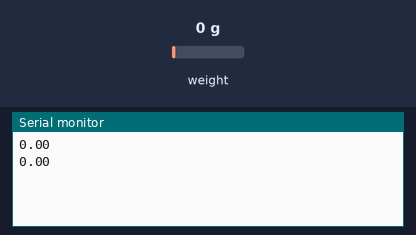
A sketch run on a simulated ESP32. On the bench: the last lines printed to the serial monitor. Inputs (shaded band) come from the test bench; at power-on: weight on the scale 0 g.

Above: at 3.0 s.
3.1 s: weight on the scale set to 100 g
At 4.1 s:
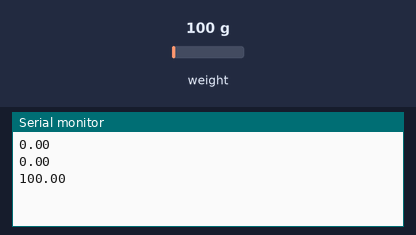
4.8 s: weight on the scale set to 1250 g
At 5.6 s:
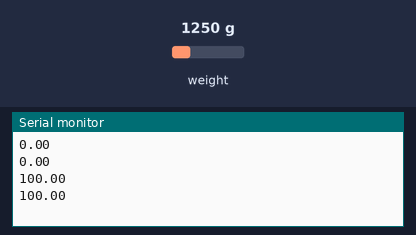
Timing chart, 0 to 7.8 s (numbered marks = the images above; inputs shaded):
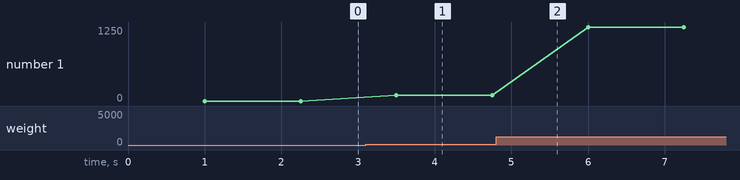

Measured:
- after the input at 3.1 s, the serial monitor: prints a new line after 0.40 s (image 1)
- plotted number 1: 0 → 100 after the input at 3.1 s, 100 → 1250 after the input at 4.8 s

The sketch:

HX_molscale.ino
```cpp
#include "HX711.h"

HX711 scale;

//uint8_t dataPin = 6;
//uint8_t clockPin = 7;
uint8_t dataPin  = 3;//for esp32
uint8_t clockPin = 2;//for esp32

void setup()
{
  Serial.begin(9600);

  scale.begin(dataPin, clockPin);
  scale.set_offset(70007);
  scale.set_scale(453.962493);
}


void loop()
{
  if(Serial.read() == 'T'){
    scale.tare();
  }
  Serial.println(scale.get_units(10));
  delay(250);
}


// -- END OF FILE --
```
